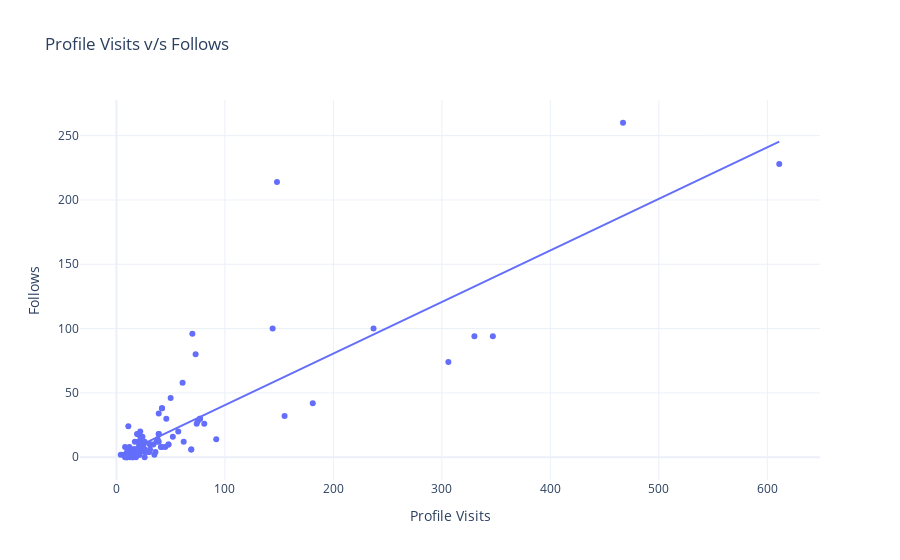

The notebook cell saved with this chart:
### Markdown cell above
**Question no: 9**

### Code cell
fig = px.scatter(data, x='Profile Visits', y='Follows', trendline="ols", title='Profile Visits v/s Follows')

fig.show()

### Figure 1 — Plotly figure (JSON) as saved in the notebook; plotly's stock layout.template omitted (floating-point values rounded to 4 significant figures)
{"data": [{"hovertemplate": "Profile Visits=%{x}<br>Follows=%{y}<extra></extra>", "legendgroup": "", "marker": {"color": "#636efa", "symbol": "circle"}, "mode": "markers", "name": "", "orientation": "v", "showlegend": false, "type": "scatter", "x": [35, 48, 62, 23, 8, 9, 26, 12, 36, 31, 29, 15, 8, 20, 181, 17, 16, 21, 77, 10, 9, 11, 144, 14, 10, 19, 69, 11, 19, 9, 57, 13, 11, 24, 81, 4, 7, 14, 18, 8, 330, 21, 19, 32, 19, 21, 14, 30, 39, 42, 31, 20, 12, 22, 306, 13, 26, 16, 15, 15, 39, 21, 8, 45, 50, 37, 25, 347, 26, 48, 16, 26, 17, 52, 22, 41, 155, 12, 22, 20, 23, 25, 17, 16, 21, 77, 10, 14, 30, 39, 42, 31, 14, 10, 19, 69, 11, 19, 9, 38, 42, 92, 75, 21, 26, 39, 74, 467, 24, 70, 22, 46, 61, 237, 73, 20, 34, 148, 611], "xaxis": "x", "y": [2, 10, 12, 8, 0, 2, 0, 6, 4, 6, 4, 0, 2, 4, 42, 6, 2, 2, 30, 0, 0, 24, 100, 2, 4, 6, 6, 6, 2, 2, 20, 2, 4, 8, 26, 2, 2, 4, 0, 2, 94, 8, 18, 10, 4, 4, 4, 4, 18, 38, 10, 12, 4, 4, 74, 0, 6, 6, 0, 6, 12, 10, 8, 8, 46, 12, 10, 94, 6, 10, 6, 4, 12, 16, 12, 8, 32, 8, 16, 6, 10, 10, 6, 2, 2, 30, 0, 4, 4, 18, 38, 10, 2, 4, 6, 6, 6, 2, 2, 14, 8, 14, 28, 18, 12, 34, 26, 260, 16, 96, 20, 30, 58, 100, 80, 18, 10, 214, 228], "yaxis": "y"}, {"hovertemplate": "<b>OLS trendline</b><br>Follows = 0.400884 * Profile Visits + 0.46283<br>R<sup>2</sup>=0.727868<br><br>Profile Visits=%{x}<br>Follows=%{y} <b>(trend)</b><extra></extra>", "legendgroup": "", "marker": {"color": "#636efa", "symbol": "circle"}, "mode": "lines", "name": "", "showlegend": false, "type": "scatter", "x": [4, 7, 8, 8, 8, 8, 9, 9, 9, 9, 10, 10, 10, 10, 11, 11, 11, 11, 12, 12, 12, 13, 13, 14, 14, 14, 14, 14, 15, 15, 15, 16, 16, 16, 16, 17, 17, 17, 18, 19, 19, 19, 19, 19, 19, 20, 20, 20, 20, 21, 21, 21, 21, 21, 21, 22, 22, 22, 22, 23, 23, 24, 24, 25, 25, 26, 26, 26, 26, 26, 29, 30, 30, 31, 31, 31, 32, 34, 35, 36, 37, 38, 39, 39, 39, 39, 41, 42, 42, 42, 45, 46, 48, 48, 50, 52, 57, 61, 62, 69, 69, 70, 73, 74, 75, 77, 77, 81, 92, 144, 148, 155, 181, 237, 306, 330, 347, 467, 611], "xaxis": "x", "y": [2.066, 3.269, 3.67, 3.67, 3.67, 3.67, 4.071, 4.071, 4.071, 4.071, 4.472, 4.472, 4.472, 4.472, 4.873, 4.873, 4.873, 4.873, 5.273, 5.273, 5.273, 5.674, 5.674, 6.075, 6.075, 6.075, 6.075, 6.075, 6.476, 6.476, 6.476, 6.877, 6.877, 6.877, 6.877, 7.278, 7.278, 7.278, 7.679, 8.08, 8.08, 8.08, 8.08, 8.08, 8.08, 8.481, 8.481, 8.481, 8.481, 8.881, 8.881, 8.881, 8.881, 8.881, 8.881, 9.282, 9.282, 9.282, 9.282, 9.683, 9.683, 10.08, 10.08, 10.48, 10.48, 10.89, 10.89, 10.89, 10.89, 10.89, 12.09, 12.49, 12.49, 12.89, 12.89, 12.89, 13.29, 14.09, 14.49, 14.89, 15.3, 15.7, 16.1, 16.1, 16.1, 16.1, 16.9, 17.3, 17.3, 17.3, 18.5, 18.9, 19.71, 19.71, 20.51, 21.31, 23.31, 24.92, 25.32, 28.12, 28.12, 28.52, 29.73, 30.13, 30.53, 31.33, 31.33, 32.93, 37.34, 58.19, 59.79, 62.6, 73.02, 95.47, 123.1, 132.8, 139.6, 187.7, 245.4], "yaxis": "y"}], "layout": {"legend": {"tracegroupgap": 0}, "title": {"text": "Profile Visits v/s Follows"}, "xaxis": {"anchor": "y", "domain": [0, 1], "title": {"text": "Profile Visits"}}, "yaxis": {"anchor": "x", "domain": [0, 1], "title": {"text": "Follows"}}}}
